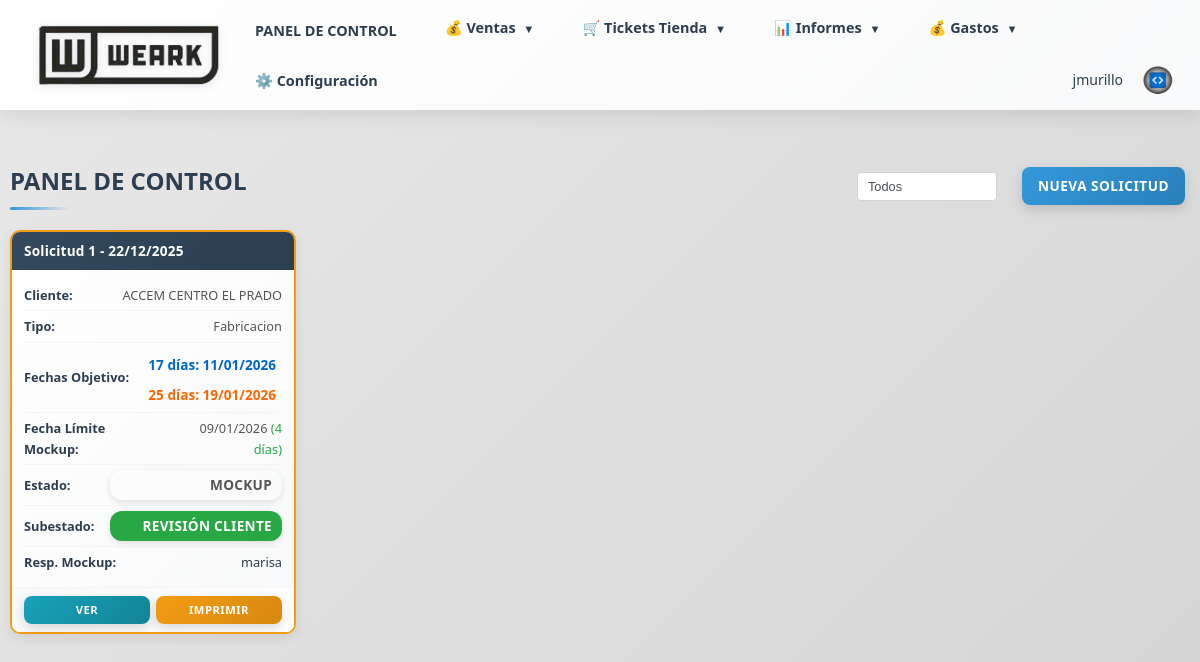
Page / (signed in) on the earlier database version.
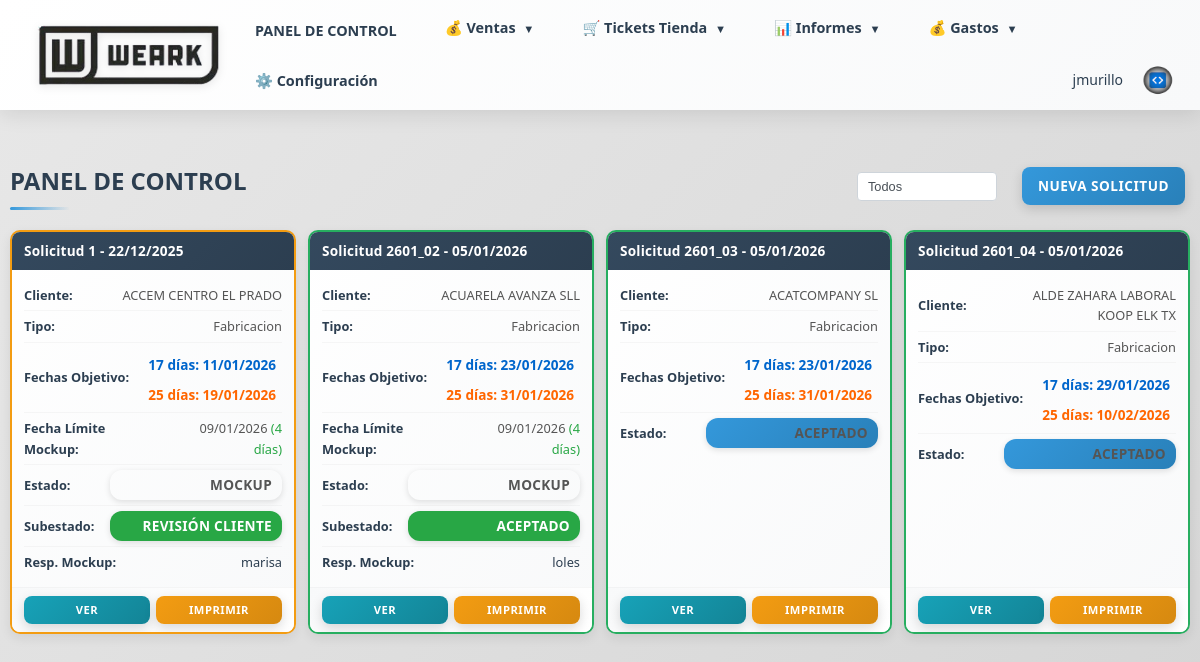
Same page on the later database version.
### models.py (models this page shows, shortened)
class Presupuesto(db.Model):
    __tablename__ = 'presupuestos'
    id = db.Column(db.Integer, primary_key=True)
    numero_solicitud = db.Column(db.String(10), unique=True, nullable=True)
    comercial_id = db.Column(db.Integer, db.ForeignKey('comerciales.id'), nullable=False)
    cliente_id = db.Column(db.Integer, db.ForeignKey('clientes.id'), nullable=False)
    tipo_pedido = db.Column(db.String(50), nullable=False)  # confeccion, bordado, serigrafia, sublimacion, varios
    estado = db.Column(db.String(50), nullable=False, default='presupuesto')  # presupuesto, rechazado, aceptado, mockup, en preparacion, revision y empaquetado, entregado al cliente
    subestado = db.Column(db.String(50), nullable=True)  # Para mockup: encargado a, REVISIÓN CLIENTE, CAMBIOS 1, CAMBIOS 2, RECHAZADO, aceptado. Para en preparacion: hacer marcada, imprimir, calandra, corte, confeccion, sublimacion, bordado
    fecha_limite_mockup = db.Column(db.Date, nullable=True)
    mockup_encargado_a_id = db.Column(db.Integer, db.ForeignKey('usuarios.id'), nullable=True)
    marcada_encargado_a_id = db.Column(db.Integer, db.ForeignKey('usuarios.id'), nullable=True)
    forma_pago = db.Column(db.Text)
    imagen_diseno = db.Column(db.String(255))
    imagen_portada = db.Column(db.String(255))  # Imagen de portada (primera página)
    imagen_adicional_1 = db.Column(db.String(255))  # Imagen adicional 1 (segunda página)
    descripcion_imagen_1 = db.Column(db.Text)  # Descripción de imagen adicional 1
    imagen_adicional_2 = db.Column(db.String(255))  # Imagen adicional 2 (segunda página)
    descripcion_imagen_2 = db.Column(db.Text)  # Descripción de imagen adicional 2
    imagen_adicional_3 = db.Column(db.String(255))  # Imagen adicional 3 (segunda página)
    descripcion_imagen_3 = db.Column(db.Text)  # Descripción de imagen adicional 3
    imagen_adicional_4 = db.Column(db.String(255))  # Imagen adicional 4 (segunda página)
    descripcion_imagen_4 = db.Column(db.Text)  # Descripción de imagen adicional 4
    imagen_adicional_5 = db.Column(db.String(255))  # Imagen adicional 5 (segunda página)
    descripcion_imagen_5 = db.Column(db.Text)  # Descripción de imagen adicional 5
    seguimiento = db.Column(db.Text)
    tipo_producto = db.Column(db.String(200), nullable=False)  # Tipo de producto
    colores_principales = db.Column(db.String(200), nullable=False)  # Colores principales
    colores_secundarios = db.Column(db.String(200), nullable=False)  # Colores secundarios
    ubicacion_logo = db.Column(db.String(200), nullable=False)  # Ubicación del logo
    referencias_web = db.Column(db.Text, nullable=False)  # Referencias web
    datos_adicionales = db.Column(db.Text, nullable=False)  # Datos/Info adicional
    fecha_presupuesto = db.Column(db.Date)  # Fecha cuando se marcó como presupuesto (usa fecha_creacion si no existe)
    fecha_aceptado = db.Column(db.Date)  # Fecha cuando se aceptó
    fecha_mockup = db.Column(db.Date)  # Fecha cuando entró en estado mockup
    fecha_en_preparacion = db.Column(db.Date)  # Fecha cuando se marcó como en preparación
    fecha_terminado = db.Column(db.Date)  # Fecha cuando se marcó como terminado
    fecha_entregado_cliente = db.Column(db.Date)  # Fecha cuando se entregó al cliente
    fecha_diseno = db.Column(db.Date)  # Deprecated
    fecha_diseno_finalizado = db.Column(db.Date)  # Deprecated
    fecha_todo_listo = db.Column(db.Date)  # Deprecated
    fecha_enviado = db.Column(db.Date)  # Deprecated
    fecha_rechazado = db.Column(db.Date)  # Deprecated
    fecha_aceptacion = db.Column(db.Date)  # Alias de fecha_aceptado para compatibilidad
    fecha_objetivo = db.Column(db.Date)  # Fecha objetivo de entrega (deprecated, usar fecha_objetivo_25 y fecha_objetivo_17)
    fecha_objetivo_25 = db.Column(db.Date)  # Fecha objetivo de 25 días hábiles desde aceptación del mockup
    fecha_objetivo_17 = db.Column(db.Date)  # Fecha objetivo de 17 días hábiles desde aceptación del mockup
    fecha_entrega_trabajo = db.Column(db.Date)
    fecha_envio_taller = db.Column(db.Date)
    fecha_entrega_bordados = db.Column(db.Date)
    fecha_entrega_cliente = db.Column(db.Date)
    fecha_pendiente_enviar = db.Column(db.Date)  # Deprecated: usar fecha_presupuesto
    fecha_envio = db.Column(db.Date)  # Deprecated: usar fecha_enviado
    fecha_respuesta = db.Column(db.Date)  # Deprecated: usar fecha_aceptado o fecha_rechazado
    fecha_creacion = db.Column(db.DateTime, default=datetime.utcnow)
    lineas = db.relationship('LineaPresupuesto', backref='presupuesto', lazy=True, cascade='all, delete-orphan')
    mockup_encargado_a = db.relationship('Usuario', foreign_keys=[mockup_encargado_a_id], backref='mockups_encargados')
    marcada_encargado_a = db.relationship('Usuario', foreign_keys=[marcada_encargado_a_id], backref='marcadas_encargadas')

class Cliente(db.Model, UserMixin):
    __tablename__ = 'clientes'
    id = db.Column(db.Integer, primary_key=True)
    nombre = db.Column(db.String(200), nullable=False)
    alias = db.Column(db.String(200))  # Alias o nombre alternativo
    nif = db.Column(db.String(20))  # NIF/CIF del cliente
    direccion = db.Column(db.Text)
    poblacion = db.Column(db.String(100))  # Población
    provincia = db.Column(db.String(100))  # Provincia
    codigo_postal = db.Column(db.String(10))  # Código Postal
    pais = db.Column(db.String(100), default='España')  # País
    telefono = db.Column(db.String(50))  # Teléfono fijo
    movil = db.Column(db.String(50))  # Teléfono móvil
    email = db.Column(db.String(100))  # Email general (mantener para compatibilidad)
    email_general = db.Column(db.String(100))  # Email general
    email_comunicaciones = db.Column(db.String(100))  # Email para avisos de estados
    categoria = db.Column(db.String(50))  # Categoría antigua (mantener para compatibilidad)
    categoria_id = db.Column(db.Integer, db.ForeignKey('categorias_cliente.id'), nullable=True)  # Nueva categoría desde tabla
    personas_contacto = db.Column(db.Text)  # Personas de contacto
    anotaciones = db.Column(db.Text)  # Anotaciones adicionales
    numero_cuenta = db.Column(db.String(29))  # Número de cuenta bancaria (24 dígitos con guiones: XXXX-XXXX-XXXX-XXXX-XXXX-XXXX)
    usuario_web = db.Column(db.String(80), unique=True, nullable=True)  # Usuario para acceso web
    password_hash = db.Column(db.String(255), nullable=True)  # Contraseña hash
    fecha_creacion = db.Column(db.DateTime, default=datetime.utcnow)
    fecha_alta = db.Column(db.Date)  # Fecha de alta del cliente
    ultimo_acceso = db.Column(db.DateTime)
    comercial_id = db.Column(db.Integer, db.ForeignKey('comerciales.id'), nullable=True)
    comercial = db.relationship('Comercial', backref='clientes_asignados', lazy=True)
    pedidos = db.relationship('Pedido', backref='cliente', lazy=True)
    presupuestos = db.relationship('Presupuesto', backref='cliente', lazy=True)
    direcciones_envio = db.relationship('DireccionEnvio', backref='cliente', lazy=True, cascade='all, delete-orphan')
    personas_contacto_list = db.relationship('PersonaContacto', backref='cliente', lazy=True, cascade='all, delete-orphan')

class Usuario(db.Model, UserMixin):
    __tablename__ = 'usuarios'
    id = db.Column(db.Integer, primary_key=True)
    usuario = db.Column(db.String(80), nullable=False, unique=True)
    password_hash = db.Column(db.String(255), nullable=False)
    correo = db.Column(db.String(100), nullable=False)
    telefono = db.Column(db.String(50))
    rol = db.Column(db.String(50), nullable=False)  # comercial, administracion, supervisor, usuario
    fecha_creacion = db.Column(db.DateTime, default=datetime.utcnow)
    ultimo_acceso = db.Column(db.DateTime)
    activo = db.Column(db.Boolean, default=True, nullable=False)
    def is_supervisor(self):
        return self.rol == 'supervisor'

### routes/index.py (the view, shortened to what this page needs)
@index_bp.route('/')
@login_required
def index():
    try:
        filtro_activo = request.args.get('filtro', '')
        from sqlalchemy.orm import joinedload
        from models import LineaPresupuesto
        from sqlalchemy import or_
        estados_mostrar = ['aceptado', 'mockup', 'en preparacion', 'revision y empaquetado', 'entregado al cliente']
        query = Presupuesto.query.filter(
            Presupuesto.estado.in_(estados_mostrar)
        )
        if filtro_activo == 'solo_mockup':
            query = query.filter(Presupuesto.estado == 'mockup')
        elif filtro_activo == 'solo_en_preparacion':
            query = query.filter(Presupuesto.estado == 'en preparacion')
        solicitudes = query.options(
            joinedload(Presupuesto.cliente),
            joinedload(Presupuesto.mockup_encargado_a),
            joinedload(Presupuesto.marcada_encargado_a)
        ).all()
        hoy = datetime.now().date()
        from extensions import db
        necesita_commit = False
        for solicitud in solicitudes:
            if solicitud.fecha_objetivo_17:
                dias_restantes = (solicitud.fecha_objetivo_17 - hoy).days
                if dias_restantes <= 5:
                    solicitud.fecha_class = 'urgente'
                elif dias_restantes <= 10:
                    solicitud.fecha_class = 'proxima'
                else:
                    solicitud.fecha_class = 'ok'
            else:
                solicitud.fecha_class = ''
        if necesita_commit:
            try:
                db.session.commit()
            except Exception as e:
                db.session.rollback()
                print(f"Error al guardar fechas objetivo: {e}")
        solicitudes.sort(key=lambda s: (
            s.fecha_objetivo_17 if s.fecha_objetivo_17 else (s.fecha_objetivo_25 if s.fecha_objetivo_25 else datetime.max.date()),
            s.fecha_aceptado if s.fecha_aceptado else datetime.max.date()
        ))
        return render_template('index.html', solicitudes=solicitudes, hoy=hoy, filtro_activo=filtro_activo)
    except Exception as e:
        import traceback
        error_msg = f"Error en index: {str(e)}\n{traceback.format_exc()}"
        print(error_msg)
        flash(f'Error al cargar el panel de control: {str(e)}', 'error')
        hoy = datetime.now().date()
        filtro_activo = request.args.get('filtro', '')
        return render_template('index.html', solicitudes=[], hoy=hoy, filtro_activo=filtro_activo)

### app.py (called while the page is built)
@login_manager.user_loader
def load_user(user_id):
    from models import Usuario, Cliente
    if user_id.startswith('cliente_'):
        cliente_id = int(user_id.replace('cliente_', ''))
        cliente = Cliente.query.get(cliente_id)
        if cliente and cliente.tiene_acceso_web():
            return cliente
        return None
    else:
        return Usuario.query.get(int(user_id))

### templates/index.html (shortened to what the changed rows need)
{% extends "base.html" %}
{% block content %}
<div style="display: flex; align-items: center; justify-content: space-between; margin-bottom: 20px; flex-wrap: wrap; gap: 15px;">
    <h2 style="font-size: 1.5rem; margin: 0;">PANEL DE CONTROL</h2>
</div>
{% if solicitudes %}
<div class="pedidos-grid">
    {% for solicitud in solicitudes %}
    <div class="pedido-card {% if solicitud.fecha_class %}pedido-{{ solicitud.fecha_class }}{% endif %}">
        <div class="pedido-card-header">
            <div class="pedido-id">
                Solicitud {{ solicitud.numero_solicitud or solicitud.id }}{% if solicitud.fecha_aceptado %} - {{ solicitud.fecha_aceptado.strftime('%d/%m/%Y') }}{% endif %}
            </div>
        </div>
        <div class="pedido-card-body">
            <div class="pedido-info-item">
                <strong>Cliente:</strong>
                <span>{{ solicitud.cliente.nombre if solicitud.cliente else 'N/A' }}</span>
            </div>
            <div class="pedido-info-item">
                <strong>Tipo:</strong>
                <span>{{ solicitud.tipo_pedido|title }}</span>
            </div>
            {% if solicitud.fecha_objetivo_25 or solicitud.fecha_objetivo_17 %}
            <div class="pedido-info-item">
                <strong>Fechas Objetivo:</strong>
                <div style="display: flex; flex-direction: column; gap: 4px; margin-top: 4px;">
                    {% if solicitud.fecha_objetivo_17 %}
                    <span class="fecha-objetivo" style="font-size: 0.85rem; color: #0066cc; font-weight: 600;">
                        17 días: {{ solicitud.fecha_objetivo_17.strftime('%d/%m/%Y') }}
                    </span>
                    {% endif %}
                    {% if solicitud.fecha_objetivo_25 %}
                    <span class="fecha-objetivo" style="font-size: 0.85rem; color: #ff6600; font-weight: 600;">
                        25 días: {{ solicitud.fecha_objetivo_25.strftime('%d/%m/%Y') }}
                    </span>
                    {% endif %}
                </div>
            </div>
            {% endif %}
            {% if solicitud.estado == 'mockup' and solicitud.fecha_limite_mockup and hoy is defined %}
            <div class="pedido-info-item">
                <strong>Fecha Límite Mockup:</strong>
                <span>
                    {% set dias_restantes = (solicitud.fecha_limite_mockup - hoy).days %}
                    <span class="fecha-limite-mockup {% if dias_restantes < 0 %}urgente{% elif dias_restantes <= 1 %}proxima{% else %}ok{% endif %}">
                        {{ solicitud.fecha_limite_mockup.strftime('%d/%m/%Y') }}
                        {% if dias_restantes < 0 %}
                            <span style="color: #dc3545; font-weight: bold;">(Vencido)</span>
                        {% elif dias_restantes == 0 %}
                            <span style="color: #ffc107; font-weight: bold;">(Hoy)</span>
                        {% elif dias_restantes <= 1 %}
                            <span style="color: #ffc107;">({{ dias_restantes }} día)</span>
                        {% else %}
                            <span style="color: #28a745;">({{ dias_restantes }} días)</span>
                        {% endif %}
                    </span>
                </span>
            </div>
            {% endif %}
            <div class="pedido-info-item">
                <strong>Estado:</strong>
                <span class="badge badge-estado-{{ solicitud.estado|lower|replace(' ', '-') }}" style="padding: 4px 10px; border-radius: 12px; font-size: 0.85rem; font-weight: 600;">
                    {{ solicitud.estado|title }}
                </span>
            </div>
            {% if solicitud.subestado %}
            <div class="pedido-info-item">
                <strong>Subestado:</strong>
                <span class="badge badge-estado-{{ solicitud.subestado|lower|replace(' ', '-') }}" style="padding: 4px 10px; border-radius: 12px; font-size: 0.85rem; font-weight: 600; background: #28a745; color: white;">
                    {{ solicitud.subestado|title }}
                </span>
            </div>
            {% endif %}
            {% if solicitud.estado == 'mockup' and solicitud.mockup_encargado_a %}
            <div class="pedido-info-item">
                <strong>Resp. Mockup:</strong>
                <span style="font-weight: 500; color: #2c3e50;">{{ solicitud.mockup_encargado_a.usuario }}</span>
            </div>
            {% endif %}
        </div>
        <div class="pedido-card-actions">
            <a href="{{ url_for('solicitudes.ver_solicitud', solicitud_id=solicitud.id) }}" class="btn btn-info">Ver</a>
            <a href="{{ url_for('solicitudes.hoja_trabajo_solicitud', solicitud_id=solicitud.id) }}" class="btn btn-warning" target="_blank">Imprimir</a>
        </div>
    </div>
    {% endfor %}
</div>
{% else %}
<p>No hay solicitudes activas. <a href="{{ url_for('solicitudes.nueva_solicitud') }}">Crear primera solicitud</a></p>
{% endif %}
{% endblock %}

Differences in the rows shown:
added Presupuesto: numero_solicitud "2601_02", fecha_aceptado "05/01/2026", cliente "ACUARELA AVANZA SLL", tipo_pedido "Fabricacion", fecha_objetivo_17 "23/01/2026", fecha_objetivo_25 "31/01/2026", fecha_limite_mockup "09/01/2026", id "4", estado "MOCKUP", subestado "ACEPTADO", mockup_encargado_a.usuario "loles"
added Presupuesto: numero_solicitud "2601_03", fecha_aceptado "05/01/2026", cliente "ACATCOMPANY SL", tipo_pedido "Fabricacion", fecha_objetivo_17 "23/01/2026", fecha_objetivo_25 "31/01/2026", estado "ACEPTADO"
added Presupuesto: numero_solicitud "2601_04", fecha_aceptado "05/01/2026", cliente "ALDE ZAHARA LABORAL KOOP ELK TX", tipo_pedido "Fabricacion", fecha_objetivo_17 "29/01/2026", fecha_objetivo_25 "10/02/2026", estado "ACEPTADO"
